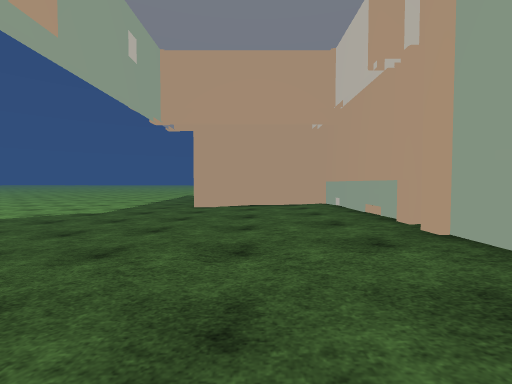
View 1 (above)

24 first-person views from a walk through a Unity game level. The camera is 1.2 m above the floor, tilts 2° down and sees 90° across. The floor is counted in squares, 2 m on a side. Each view is taken from the middle of a square. On the plan, view 1 faces up. The plan holds only what a view shows up to about 9 squares ahead; the rest is blank. The place goes on beyond the plan. The player character is not drawn. Surface patterns are stand-ins for the level's own textures.

View 2
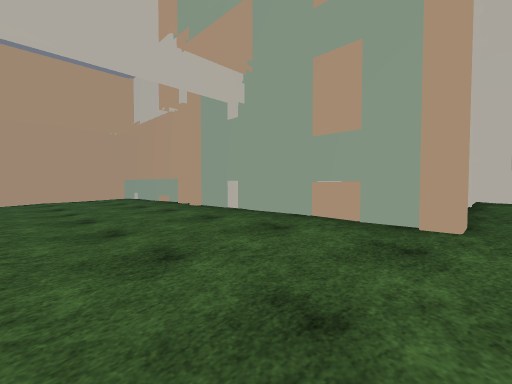

View 3
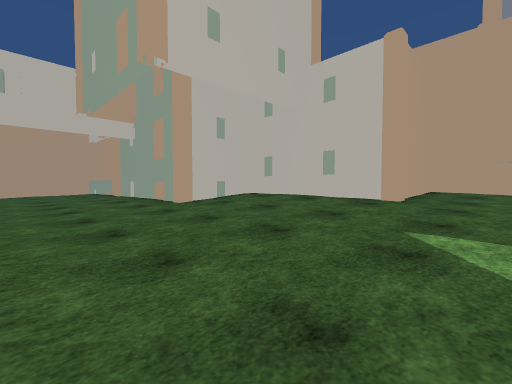

View 4
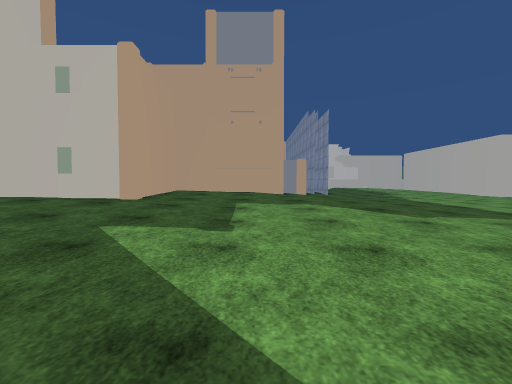

View 5
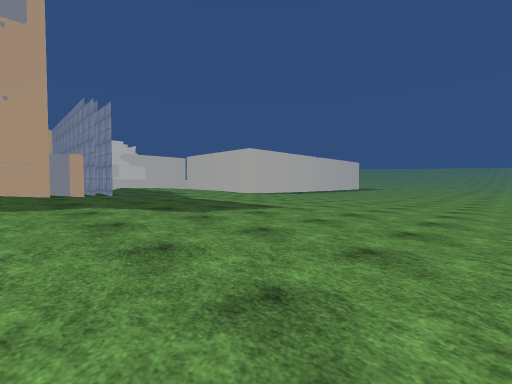

View 6
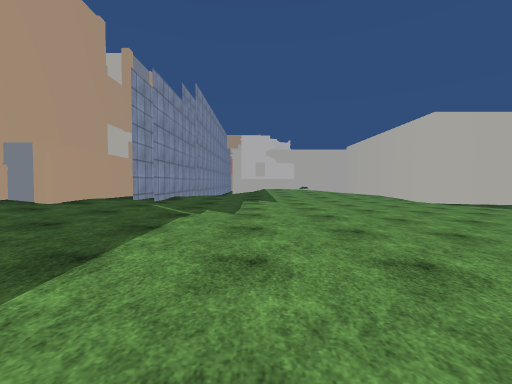

View 7
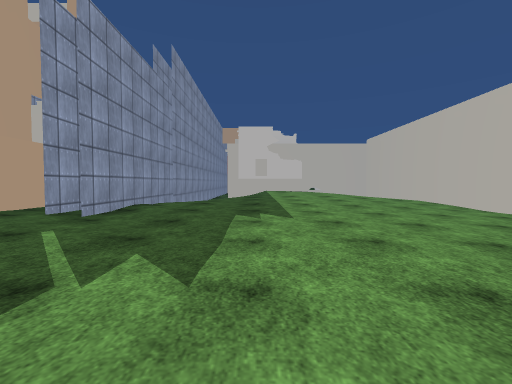

View 8
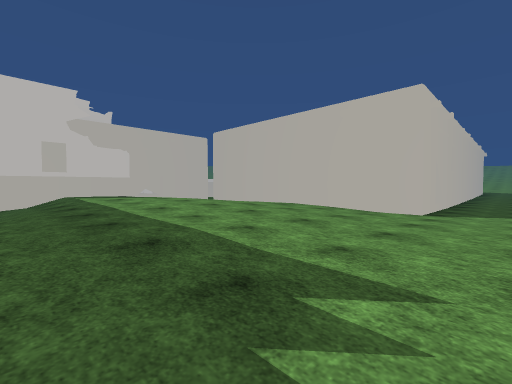

View 9
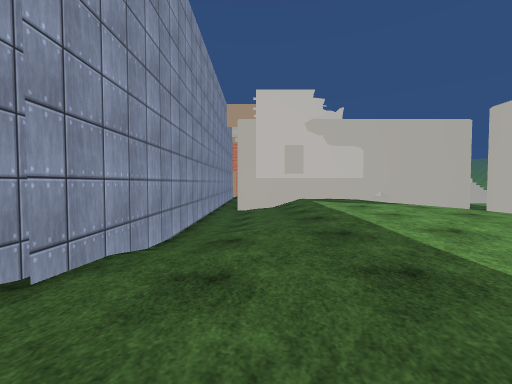

View 10
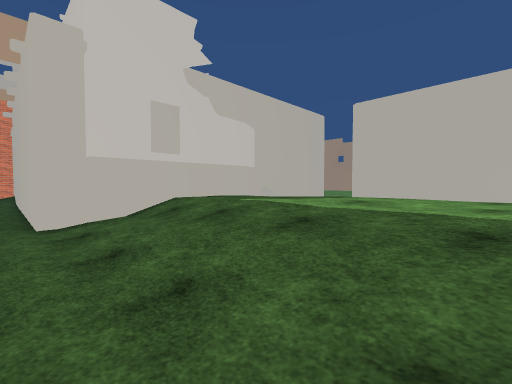

View 11
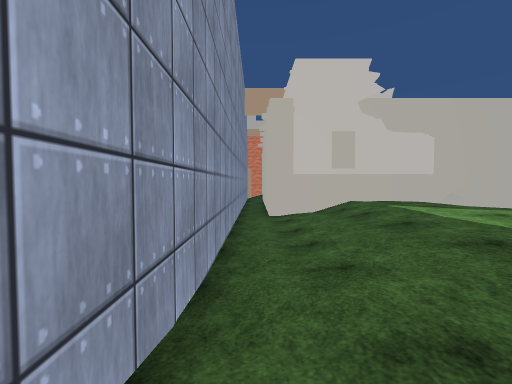

View 12
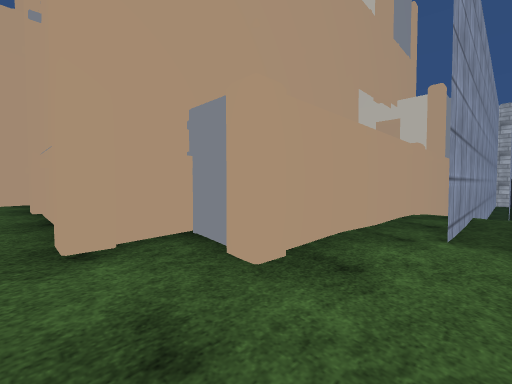

View 13
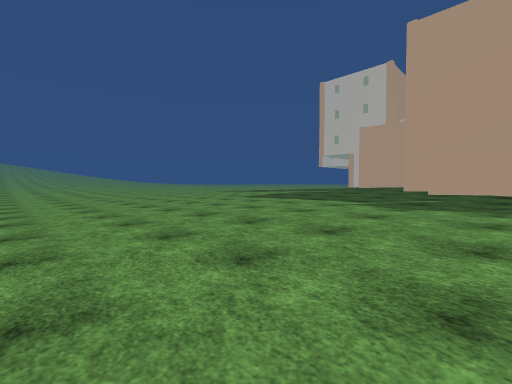

View 14
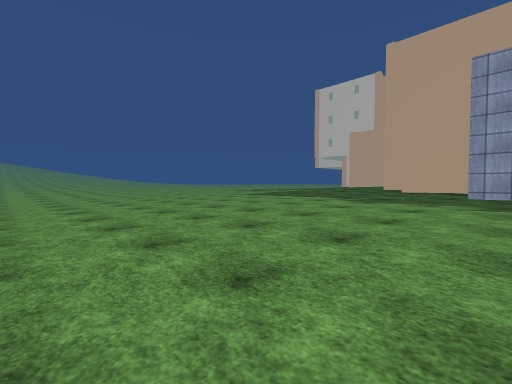

View 15
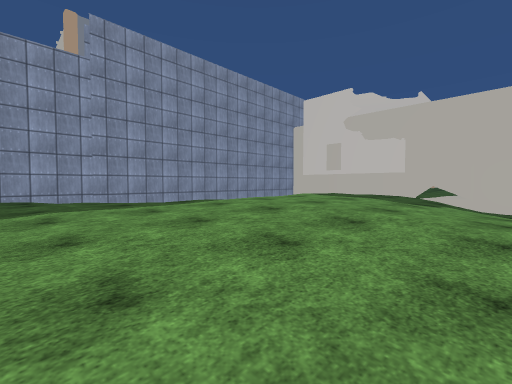

View 16
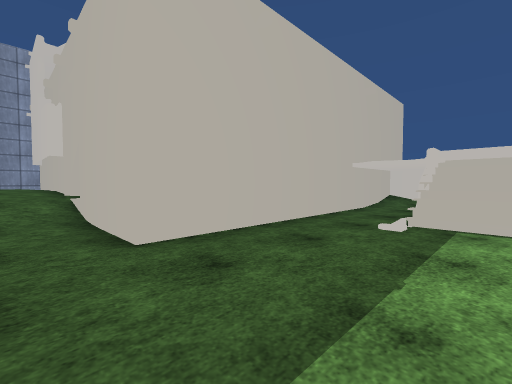

View 17
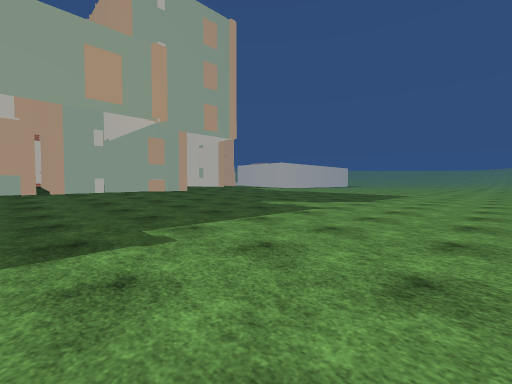

View 18
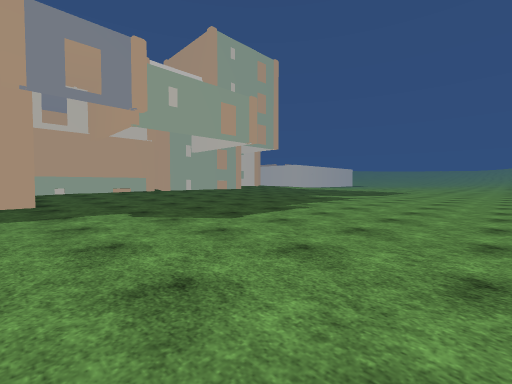

View 19
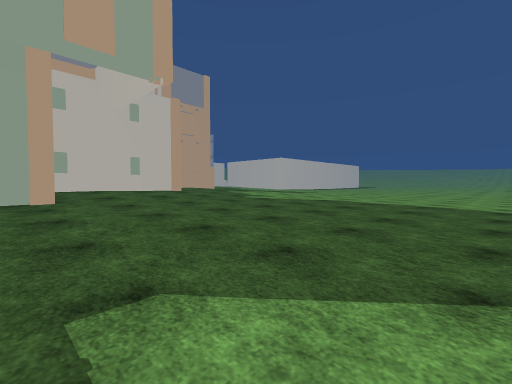

View 20
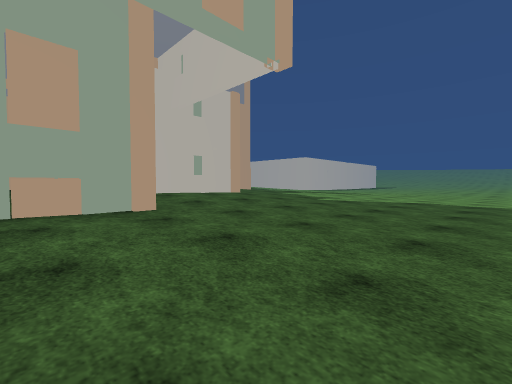

View 21
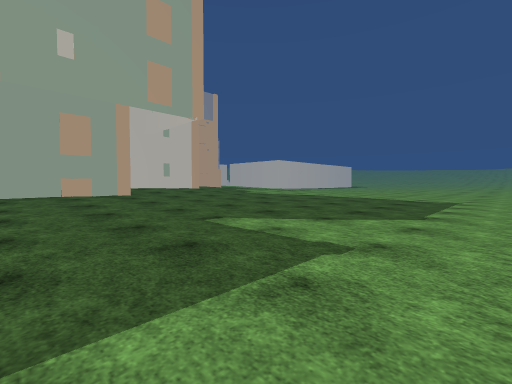

View 22
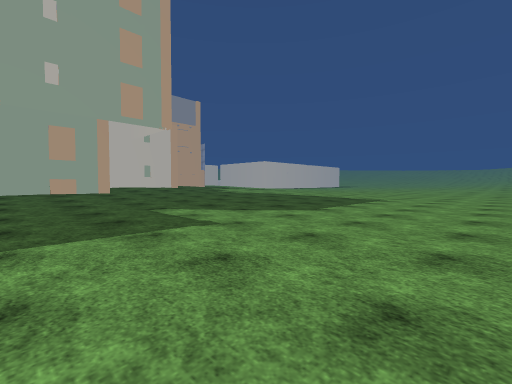

View 23
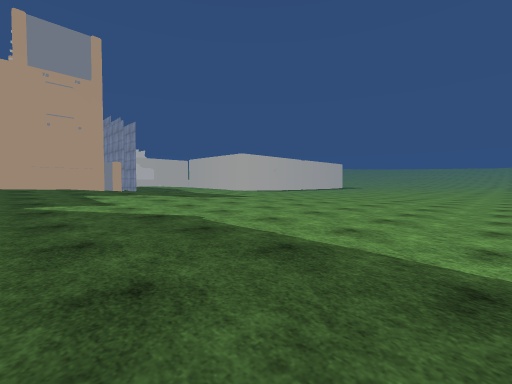

View 24
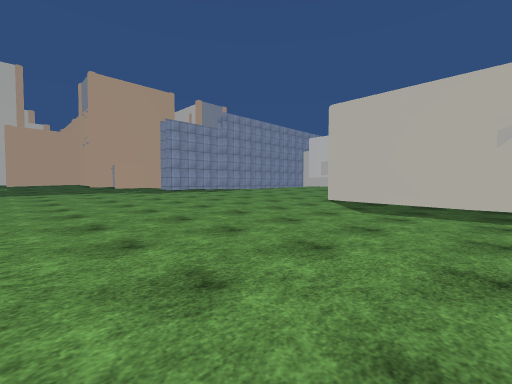

### Floor plan
Key: @ floor where view 1 was taken; # wall or solid block; . main floor; : floor 0.25 m higher than the main floor; - floor 0.25 m lower than the main floor; + floor 0.5 m higher than the main floor; _ floor 0.5 m lower than the main floor; * floor 0.75 m higher than the main floor; / step, stairs or slope; B building.
Columns run from 9 left of view 1 to 29 right of it. Each row starts with its distance up from view 1.
  8 .......####BBB BB
  7 .........::B
  6 .........::B
  5 .........::B
  4 ........:::B
  3 ........:::##
  2 ........:::B
  1 ........:::B
  0 ........:@:B B
 -1 .........::BBB
 -2 ........::://*B
 -3 ........:::/+*
 -4 ........:::++*B
 -5  .......:::++BBBB
 -6  ........:::++***BBB
 -7  ........:::+++**
 -8  ........::::++**
 -9  ........::::++++BBBBB
-10  ........::::++++B+++BBBBB
-11  .........::::::::::########### #
-12      ......:::::::::::::///-________-/#
-13      ......::::::::::::://////#BBBBBB
-14      .........::::::::+++/////B
-15      ..........::::::::+++++++B
-16      .............:::::+++++++B B
-17      ...............::::+++///B B
-18      .....-...........:://////B B
-19        ...---...........::// -#BB
-20         ..------.....########_#BBBBBBB
-21              -------.B       _______-B
-22              --------B       ____///
-23              --------#       ____/
-24              --------B

Where each view was taken, in squares from view 1:
view 1: 0 up, 0 right, facing up
view 2: 2 down, 1 left, facing up-right
view 3: 7 down, 1 left, facing up-right
view 4: 8 down, 1 left, facing right
view 5: 8 down, 1 left, facing down-right
view 6: 14 down, 3 right, facing right
view 7: 14 down, 6 right, facing right
view 8: 13 down, 10 right, facing down-right
view 9: 13 down, 12 right, facing right
view 10: 12 down, 16 right, facing down-right
view 11: 12 down, 14 right, facing right
view 12: 11 down, 7 right, facing up-right
view 13: 19 down, 10 right, facing up-left
view 14: 20 down, 11 right, facing up-left
view 15: 19 down, 12 right, facing up-right
view 16: 23 down, 20 right, facing up-right
view 17: 4 up, 8 left, facing down-right
view 18: 8 up, 9 left, facing down-right
view 19: 1 down, 4 left, facing down-right
view 20: 0 up, 2 left, facing down-right
view 21: 1 up, 6 left, facing down-right
view 22: 1 up, 8 left, facing down-right
view 23: 6 down, 4 left, facing down-right
view 24: 24 down, 4 right, facing up-right
